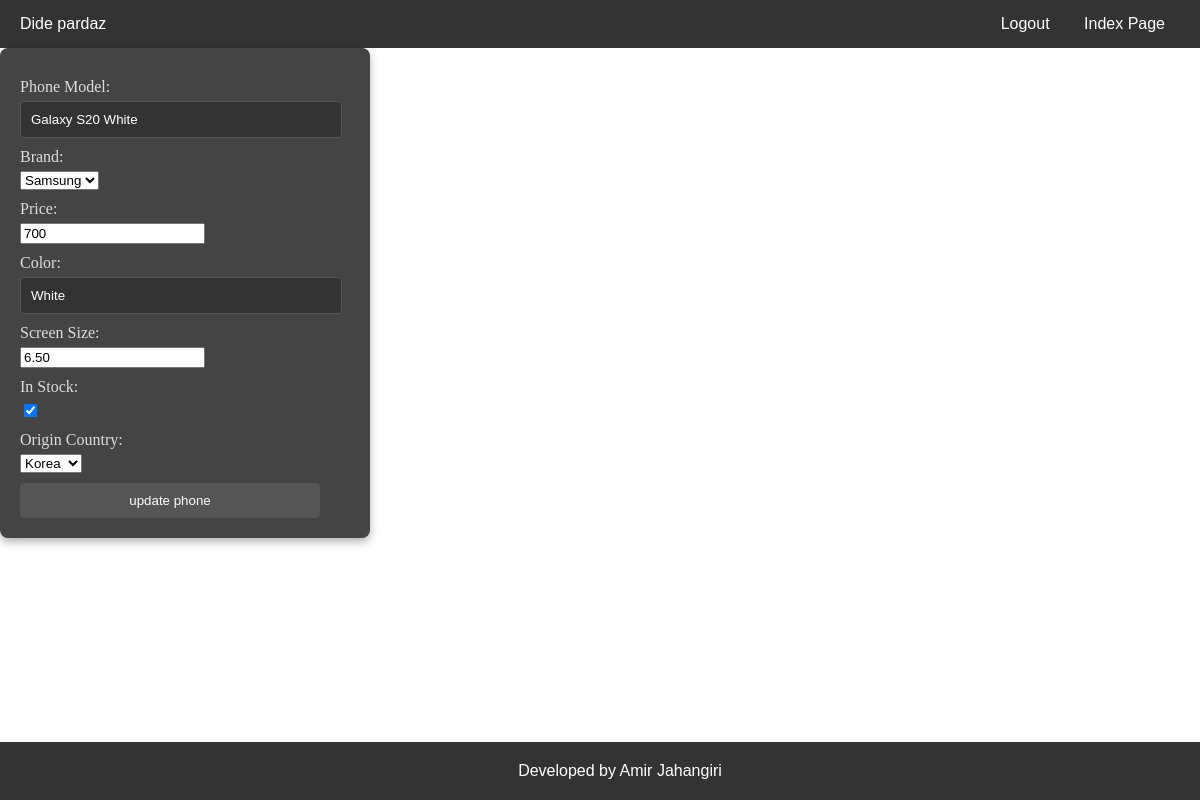
Page /update-phone/1 (signed in) on the committed database.
### phone/models.py (models this page shows, shortened)
class Phone(models.Model):
    model = models.CharField(max_length=100, unique=True, verbose_name='phone Model', db_index=True)
    brand = models.ForeignKey('Brand', on_delete=models.CASCADE, verbose_name='Brand', related_name='phones', null=True,
                              blank=True)  # todo : remnvoe null blank
    price = models.PositiveIntegerField(validators=[MinValueValidator(1), ], verbose_name='Price', db_index=True)
    color = models.CharField(max_length=100, verbose_name='Color')
    screen_size = models.DecimalField(
        max_digits=4,
        decimal_places=2,
        validators=[MinValueValidator(0.01)],
        verbose_name='Screen Size'
    )
    in_stock = models.BooleanField(default=True, verbose_name='In Stock')
    origin_country = models.ForeignKey('Country', on_delete=models.CASCADE, verbose_name='Origin Country',
                                       db_index=True)
    created_at = models.DateTimeField(auto_now_add=True, verbose_name='Created at', null=True, blank=True)
    updated_at = models.DateTimeField(auto_now=True, verbose_name='Updated at', null=True, blank=True)
    is_active = models.BooleanField(default=True, verbose_name='is Active')

### phone/views.py (the view, shortened to what this page needs)
# urls.py: path('update-phone/<int:id>', views.UpdatePhoneView.as_view(), name='update-phone'),
class UpdatePhoneView(LoginRequiredMixin, View):
    template_name = 'phone/update_phone.html'
    form_class = CreateUpdatePhoneForm
    def setup(self, request, *args, **kwargs):
        self.phone_instance = get_object_or_404(Phone, id=kwargs.get('id'))
        return super().setup(request, *args, **kwargs)
    def get(self, request, *args, **kwargs):
        form = self.form_class(instance=self.phone_instance)
        return render(request, 'phone/update_phone.html', {'form': form})

### phone/forms.py
class CreateUpdatePhoneForm(forms.ModelForm):
    class Meta:
        model = Phone
        fields = ['model', 'brand', 'price', 'color', 'screen_size', 'in_stock', 'origin_country']

### phone/models.py (called while the page is built)
    def __str__(self):
        return self.name

    def __str__(self):
        return self.title

### phone/templates/phone/update_phone.html (shortened to what this page needs)
{% extends 'base.html' %}
{% block content %}
    <form action="" method="post">
        {{ form.as_p }}
        <button type="submit" value="create phone">update phone</button>
    </form>
{% endblock %}

### templates/includes/references.html (style rules this page uses)
body { margin: 0; }
form { background-color: #444; padding: 20px 50px 20px 20px; border-radius: 8px; box-shadow: 0px 4px 8px rgba(0, 0, 0, 0.3); width: 300px; }
form p { margin: 10px 0; }
label { display: block; margin-bottom: 5px; color: #ddd; }
input[type="text"], input[type="password"], input[type="email"] { width: 100%; padding: 10px; border-radius: 4px; border: 1px solid #555; background-color: #333; color: white; }
button { background-color: #555; color: white; padding: 10px; border: none; border-radius: 4px; width: 100%; cursor: pointer; }

### rows in the picture
Phone: model "Galaxy S20 White", brand "Samsung", price "700", color "White", screen_size "6.50", in_stock "☑", origin_country "Korea"
